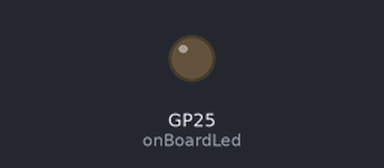
Bench run of a program on a simulated Raspberry Pi Pico running MicroPython. Shown: output pins drawn as LEDs (lit = HIGH).

Above: at 0.1 s.
At 39.53 s:
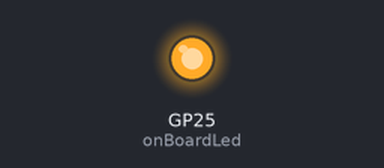
Timing chart, 0 to 40.0 s (numbered marks = the images above):
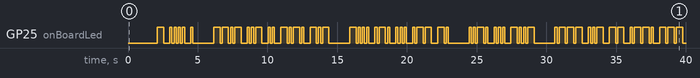

Measured:
- by itself, GP25 (onBoardLed): LOW → HIGH at 2.1 s, → LOW 0.45 s later, → HIGH 0.45 s later, → LOW 0.15 s later, … (128 changes in this stretch)

The program:

onBoardLedMorseCode.py
```python
from machine import Pin
import time

onBoardLed = Pin(25, Pin.OUT)
unit = 0.15
morseDot = unit
morseDash = unit*3
morseLetter = unit
morseWord = unit*7
morseCode = {
    "A": [0,1],
    "B": [1,0,0,0],
    "C": [1,0,1,0],
    "D": [1,0,0],
    "E": [0],
    "F": [0,0,1,0],
    "G": [1,1,0],
    "H": [0,0,0,0],
    "I": [0,0],
    "J": [0,1,1,1],
    "K": [1,0,1],
    "L": [0,1,0,0],
    "M": [1,1],
    "N": [1,0],
    "O": [0,0,0],
    "P": [0,1,1,0],
    "Q": [1,1,0,1],
    "R": [0,1,0],
    "S": [1,1,1],
    "T": [1],
    "U": [0,0,1],
    "V": [0,0,0,1],
    "W": [0,1,1],
    "X": [1,0,0,1],
    "Y": [1,0,1,1],
    "Z": [1,1,0,0],
    "0": [1,1,1,1,1],
    "1": [0,1,1,1,1],
    "2": [0,0,1,1,1],
    "3": [0,0,0,1,1],
    "4": [0,0,0,0,1],
    "5": [0,0,0,0,0],
    "6": [1,0,0,0,0],
    "7": [1,1,0,0,0],
    "8": [1,1,1,0,0],
    "9": [1,1,1,1,0]
}

message = "The quick brown fox jumps over the lazy dog"

def morse_blink(letter, led):
    for code in letter:
        # turn led on
        led.value(1)
        # sleep appropriate time
        if code == 0:
            time.sleep(morseDot)
        if code == 1:
            time.sleep(morseDash)
        # turn led off
        led.value(0)
        # sleep intra-character
        time.sleep(morseLetter)
    # letter is done, sleep longer inter-character
    time.sleep(morseLetter*2)

def send_morse(message, led):
    # turn off led and sleep
    led.value(0)
    time.sleep(morseWord*2)

    # parse message
    for letter in message.upper():
        if letter in morseCode:
            morse_blink(morseCode[letter],led)
        else:
            # sleep word space
            time.sleep(morseWord)

while True:
    send_morse(message, onBoardLed)
```
